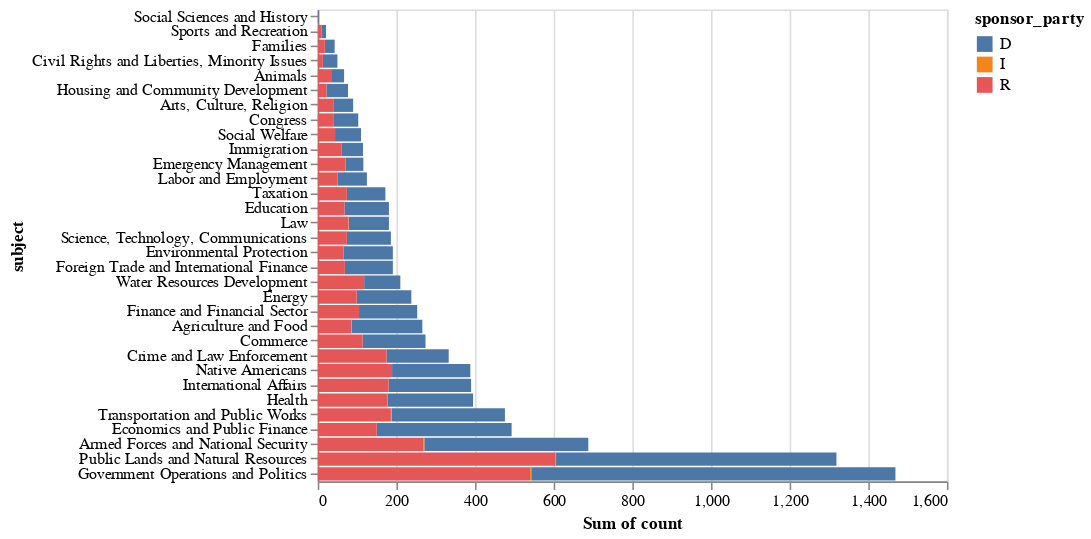

Source (notebook cell):
### Code cell
alt.Chart(data).mark_bar().encode(
    x = 'sum(count):Q',
    y = alt.Y('subject:N', sort=alt.EncodingSortField(field='count', op='sum')),
    color='sponsor_party:N',
    order=alt.Order("sponsor_party", sort='descending')
)

### Figure 1 — Vega-Lite specification as saved in the notebook (floating-point values rounded to 4 significant figures)
{"$schema": "https://vega.github.io/schema/vega-lite/v3.3.0.json", "config": {"mark": {"tooltip": null}, "view": {"height": 300, "width": 400}}, "data": {"name": "data-2c26e82ba66c93cf95911c6433e8dba5"}, "datasets": {"data-2c26e82ba66c93cf95911c6433e8dba5": [{"count": 180, "sponsor_party": "D", "subject": "Agriculture and Food"}, {"count": 1, "sponsor_party": "I", "subject": "Agriculture and Food"}, {"count": 85, "sponsor_party": "R", "subject": "Agriculture and Food"}, {"count": 33, "sponsor_party": "D", "subject": "Animals"}, {"count": 34, "sponsor_party": "R", "subject": "Animals"}, {"count": 417, "sponsor_party": "D", "subject": "Armed Forces and National Security"}, {"count": 2, "sponsor_party": "I", "subject": "Armed Forces and National Security"}, {"count": 269, "sponsor_party": "R", "subject": "Armed Forces and National Security"}, {"count": 49, "sponsor_party": "D", "subject": "Arts, Culture, Religion"}, {"count": 41, "sponsor_party": "R", "subject": "Arts, Culture, Religion"}, {"count": 37, "sponsor_party": "D", "subject": "Civil Rights and Liberties, Minority Issues"}, {"count": 13, "sponsor_party": "R", "subject": "Civil Rights and Liberties, Minority Issues"}, {"count": 160, "sponsor_party": "D", "subject": "Commerce"}, {"count": 114, "sponsor_party": "R", "subject": "Commerce"}, {"count": 62, "sponsor_party": "D", "subject": "Congress"}, {"count": 41, "sponsor_party": "R", "subject": "Congress"}, {"count": 158, "sponsor_party": "D", "subject": "Crime and Law Enforcement"}, {"count": 175, "sponsor_party": "R", "subject": "Crime and Law Enforcement"}, {"count": 343, "sponsor_party": "D", "subject": "Economics and Public Finance"}, {"count": 150, "sponsor_party": "R", "subject": "Economics and Public Finance"}, {"count": 113, "sponsor_party": "D", "subject": "Education"}, {"count": 68, "sponsor_party": "R", "subject": "Education"}, {"count": 45, "sponsor_party": "D", "subject": "Emergency Management"}, {"count": 71, "sponsor_party": "R", "subject": "Emergency Management"}, {"count": 139, "sponsor_party": "D", "subject": "Energy"}, {"count": 99, "sponsor_party": "R", "subject": "Energy"}, {"count": 125, "sponsor_party": "D", "subject": "Environmental Protection"}, {"count": 66, "sponsor_party": "R", "subject": "Environmental Protection"}, {"count": 25, "sponsor_party": "D", "subject": "Families"}, {"count": 18, "sponsor_party": "R", "subject": "Families"}, {"count": 148, "sponsor_party": "D", "subject": "Finance and Financial Sector"}, {"count": 105, "sponsor_party": "R", "subject": "Finance and Financial Sector"}, {"count": 122, "sponsor_party": "D", "subject": "Foreign Trade and International Finance"}, {"count": 69, "sponsor_party": "R", "subject": "Foreign Trade and International Finance"}, {"count": 926, "sponsor_party": "D", "subject": "Government Operations and Politics"}, {"count": 3, "sponsor_party": "I", "subject": "Government Operations and Politics"}, {"count": 540, "sponsor_party": "R", "subject": "Government Operations and Politics"}, {"count": 218, "sponsor_party": "D", "subject": "Health"}, {"count": 1, "sponsor_party": "I", "subject": "Health"}, {"count": 176, "sponsor_party": "R", "subject": "Health"}, {"count": 55, "sponsor_party": "D", "subject": "Housing and Community Development"}, {"count": 22, "sponsor_party": "R", "subject": "Housing and Community Development"}, {"count": 55, "sponsor_party": "D", "subject": "Immigration"}, {"count": 60, "sponsor_party": "R", "subject": "Immigration"}, {"count": 210, "sponsor_party": "D", "subject": "International Affairs"}, {"count": 180, "sponsor_party": "R", "subject": "International Affairs"}, {"count": 75, "sponsor_party": "D", "subject": "Labor and Employment"}, {"count": 50, "sponsor_party": "R", "subject": "Labor and Employment"}, {"count": 102, "sponsor_party": "D", "subject": "Law"}, {"count": 1, "sponsor_party": "I", "subject": "Law"}, {"count": 78, "sponsor_party": "R", "subject": "Law"}, {"count": 199, "sponsor_party": "D", "subject": "Native Americans"}, {"count": 189, "sponsor_party": "R", "subject": "Native Americans"}, {"count": 713, "sponsor_party": "D", "subject": "Public Lands and Natural Resources"}, {"count": 2, "sponsor_party": "I", "subject": "Public Lands and Natural Resources"}, {"count": 604, "sponsor_party": "R", "subject": "Public Lands and Natural Resources"}, {"count": 112, "sponsor_party": "D", "subject": "Science, Technology, Communications"}, {"count": 74, "sponsor_party": "R", "subject": "Science, Technology, Communications"}, {"count": 2, "sponsor_party": "D", "subject": "Social Sciences and History"}, {"count": 1, "sponsor_party": "R", "subject": "Social Sciences and History"}, {"count": 66, "sponsor_party": "D", "subject": "Social Welfare"}, {"count": 44, "sponsor_party": "R", "subject": "Social Welfare"}, {"count": 11, "sponsor_party": "D", "subject": "Sports and Recreation"}, {"count": 10, "sponsor_party": "R", "subject": "Sports and Recreation"}, {"count": 98, "sponsor_party": "D", "subject": "Taxation"}, {"count": 74, "sponsor_party": "R", "subject": "Taxation"}, {"count": 288, "sponsor_party": "D", "subject": "Transportation and Public Works"}, {"count": 2, "sponsor_party": "I", "subject": "Transportation and Public Works"}, {"count": 186, "sponsor_party": "R", "subject": "Transportation and Public Works"}, {"count": 92, "sponsor_party": "D", "subject": "Water Resources Development"}, {"count": 118, "sponsor_party": "R", "subject": "Water Resources Development"}]}, "encoding": {"color": {"field": "sponsor_party", "type": "nominal"}, "order": {"field": "sponsor_party", "sort": "descending", "type": "nominal"}, "x": {"aggregate": "sum", "field": "count", "type": "quantitative"}, "y": {"field": "subject", "sort": {"field": "count", "op": "sum"}, "type": "nominal"}}, "mark": "bar"}
